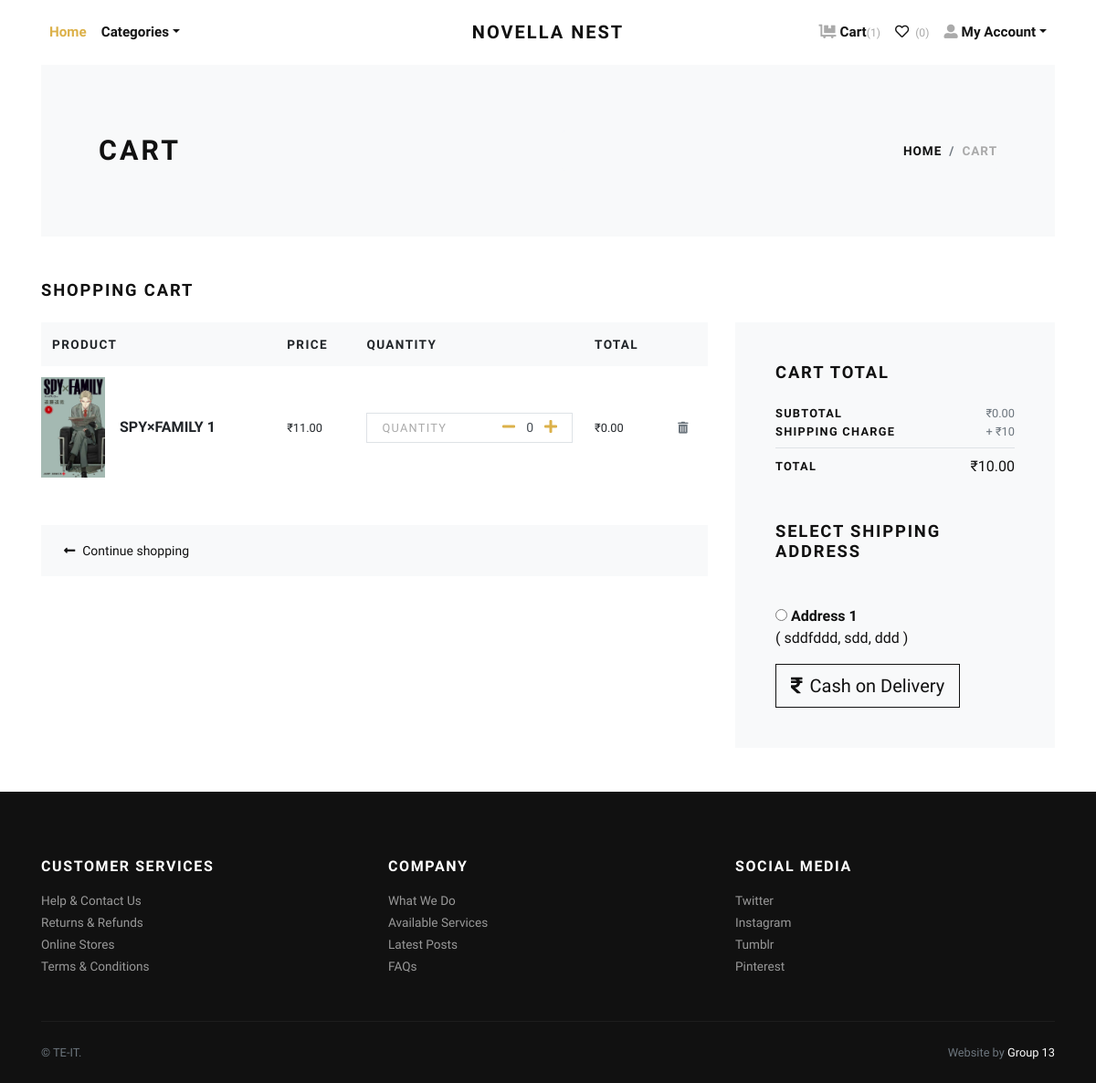
The app's page /cart/ (signed in) with its own data.
### store/models.py (models this page shows, shortened)
class Cart(models.Model):
    user = models.ForeignKey(User, verbose_name="User", on_delete=models.CASCADE)
    product = models.ForeignKey(Product, verbose_name="Product", on_delete=models.CASCADE)
    quantity = models.PositiveIntegerField(default=1, verbose_name="Quantity")
    created_at = models.DateTimeField(auto_now_add=True, verbose_name="Created Date")
    updated_at = models.DateTimeField(auto_now=True, verbose_name="Updated Date")
    @property
    def total_price(self):
        return self.quantity * self.product.price

class Product(models.Model):
    title = models.CharField(max_length=150, verbose_name="Product Title")
    slug = models.SlugField(max_length=160, verbose_name="Product Slug")
    sku = models.CharField(max_length=255, unique=True, verbose_name="Unique Product ID (SKU)")
    short_description = models.TextField(verbose_name="Short Description")
    detail_description = models.TextField(blank=True, null=True, verbose_name="Detail Description")
    product_image = models.ImageField(upload_to='product', blank=True, null=True, verbose_name="Product Image")
    price = models.DecimalField(max_digits=8, decimal_places=2)
    category = models.ForeignKey(Category, verbose_name="Product Categoy", on_delete=models.CASCADE)
    is_active = models.BooleanField(verbose_name="Is Active?")
    is_featured = models.BooleanField(verbose_name="Is Featured?")
    created_at = models.DateTimeField(auto_now_add=True, verbose_name="Created Date")
    updated_at = models.DateTimeField(auto_now=True, verbose_name="Updated Date")
    class Meta:
        verbose_name_plural = 'Products'
        ordering = ('-created_at', )

class Address(models.Model):
    user = models.ForeignKey(User, verbose_name="User", on_delete=models.CASCADE)
    locality = models.CharField(max_length=150, verbose_name="Nearest Location")
    city = models.CharField(max_length=150, verbose_name="City")
    state = models.CharField(max_length=150, verbose_name="State")

### store/views.py (the view)
# urls.py: path('cart/', views.cart, name="cart"),
@login_required
def cart(request):
    user = request.user
    cart_products = Cart.objects.filter(user=user)
    amount = decimal.Decimal(0)
    shipping_amount = decimal.Decimal(10)
    cp = [p for p in Cart.objects.all() if p.user==user]
    if cp:
        for p in cp:
            temp_amount = (p.quantity * p.product.price)
            amount += temp_amount
    addresses = Address.objects.filter(user=user)
    context = {
        'cart_products': cart_products,
        'amount': amount,
        'shipping_amount': shipping_amount,
        'total_amount': amount + shipping_amount,
        'addresses': addresses,
    }
    return render(request, 'store/cart.html', context)

### store/context_preprocessors.py (called while the page is built)
def store_menu(request):
    categories = Category.objects.filter(is_active=True)
    context = {
        'categories_menu': categories,
    }
    return context

def cart_menu(request):
    if request.user.is_authenticated:
        cart_items= Cart.objects.filter(user=request.user)
        context = {
            'cart_items': cart_items,
        }
    else:
        context = {}
    return context

### templates/store/cart.html (shortened to what this page needs)
{% extends 'base.html' %}
{% load static %}
{% load humanize %}
    {% block content %}
      <div class="container">
        <section class="py-5 bg-light">
          <div class="container">
            <div class="row px-4 px-lg-5 py-lg-4 align-items-center">
              <div class="col-lg-6">
                <h1 class="h2 text-uppercase mb-0">Cart</h1>
              </div>
              <div class="col-lg-6 text-lg-right">
                <nav aria-label="breadcrumb">
                  <ol class="breadcrumb justify-content-lg-end mb-0 px-0">
                    <li class="breadcrumb-item"><a href="index.html">Home</a></li>
                    <li class="breadcrumb-item active" aria-current="page">Cart</li>
                  </ol>
                </nav>
              </div>
            </div>
          </div>
        </section>
        {% if cart_products %}
        <section class="py-5">
          <h2 class="h5 text-uppercase mb-4">Shopping cart</h2>
          <div class="row">
            <div class="col-lg-8 mb-4 mb-lg-0">
              <div class="table-responsive mb-4">
                <table class="table">
                  <thead class="bg-light">
                    <tr>
                      <th class="border-0" scope="col"> <strong class="text-small text-uppercase">Product</strong></th>
                      <th class="border-0" scope="col"> <strong class="text-small text-uppercase">Price</strong></th>
                      <th class="border-0" scope="col"> <strong class="text-small text-uppercase">Quantity</strong></th>
                      <th class="border-0" scope="col"> <strong class="text-small text-uppercase">Total</strong></th>
                      <th class="border-0" scope="col"> </th>
                    </tr>
                  </thead>
                  <tbody>
                    {% for cart_product in cart_products %}
                    <tr>
                      <th class="pl-0 border-0" scope="row">
                        <div class="media align-items-center">
                          {% if cart_product.product.product_image %}
                            <a class="reset-anchor d-block animsition-link" href="{% url 'store:product-detail' cart_product.product.slug %}"><img src="{{cart_product.product.product_image.url}}" alt="{{cart_product.product.title}}" width="70"/></a>
                          {% else %}
                            <a class="reset-anchor d-block animsition-link" href="{% url 'store:product-detail' cart_product.product.slug %}"><img src="{% static 'img/product-detail-3.jpg' %}" alt="{{cart_product.product.title}}" width="70"/></a>
                          {% endif %}
                          <div class="media-body ml-3"><strong class="h6"><a class="reset-anchor animsition-link" href="{% url 'store:product-detail' cart_product.product.slug %}">{{cart_product.product.title}}</a></strong></div>
                        </div>
                      </th>
                      <td class="align-middle border-0">
                        <p class="mb-0 small">₹{{cart_product.product.price}}</p>
                      </td>
                      <td class="align-middle border-0">
                        <div class="border d-flex align-items-center justify-content-between px-3"><span class="small text-uppercase text-gray headings-font-family">Quantity</span>
                          <div class="quantity">
                            <a href="{% url 'store:minus-cart' cart_product.id %}" class="dec-btn p-0 ml-2"><i class="fas fa-minus"></i></a>
                            <input class="form-control form-control-sm border-0 shadow-0 p-0" type="text" value="{{cart_product.quantity}}"/>
                            <a href="{% url 'store:plus-cart' cart_product.id %}" class="inc-btn p-0"><i class="fas fa-plus"></i></a>
                          </div>
                        </div>
                      </td>
                      <td class="align-middle border-0">
                        <p class="mb-0 small">₹{{cart_product.total_price|intcomma}}</p>
                      </td>
                      <td class="align-middle border-0"><a class="reset-anchor" href="{% url 'store:remove-cart' cart_product.id %}"><i class="fas fa-trash-alt small text-muted"></i></a></td>
                    </tr>
                    {% endfor %}
                  </tbody>
                </table>
              </div>
              <div class="bg-light px-4 py-3">
                <div class="row align-items-center text-center">
                  <div class="col-md-6 mb-3 mb-md-0 text-md-left"><a class="btn btn-link p-0 text-dark btn-sm" href="{% url 'store:home' %}"><i class="fas fa-long-arrow-alt-left mr-2"> </i>Continue shopping</a></div>
                </div>
              </div>
            </div>
            <div class="col-lg-4">
              <div class="card border-0 rounded-0 p-lg-4 bg-light">
                <div class="card-body">
                  <h5 class="text-uppercase mb-4">Cart total</h5>
                  <ul class="list-unstyled mb-0">
                    <li class="d-flex align-items-center justify-content-between"><strong class="text-uppercase small font-weight-bold">Subtotal</strong><span class="text-muted small">₹{{amount|intcomma}}</span></li>
                    <li class="d-flex align-items-center justify-content-between"><strong class="text-uppercase small font-weight-bold">Shipping Charge</strong><span class="text-muted small">+ ₹{{shipping_amount}}</span></li>
                    <li class="border-bottom my-2"></li>
                    <li class="d-flex align-items-center justify-content-between mb-4"><strong class="text-uppercase small font-weight-bold">Total</strong><span>₹{{total_amount|intcomma}}</span></li>
                  </ul>
                  <h5 class="text-uppercase my-5">Select Shipping Address</h5>
                  <form action="{% url 'store:checkout' %}" id="myform">
                    {% if addresses %}
                      {% for address in addresses %}
                        <div class="mb-3">
                        <input type="radio" name="address" value="{{address.id}}"> <strong>Address {{forloop.counter}}</strong> <br>
                        ( {{address.locality}}, {{address.city}}, {{address.state}} )
                        </div>
                      {% endfor %}
                    {% endif %}
                    <button type="submit" class="btn btn-dark btn-lg btn-outline-dark" type="submit"> <i class="fas fa-rupee-sign mr-2"></i>Cash on Delivery</button>
                  </form>
                </div>
              </div>
            </div>
          </div>
        </section>
        {% else %}
          <div class="text-center py-5">
            <h3 class="mb-3">Your cart is empty.</h3>
            <a href="{% url 'store:home' %}"><i class="fas fa-long-arrow-alt-left mr-2"> </i>Continue shopping</a>
          </div>
        {% endif %}
      </div>
      {% endblock content %}

### bookshop/static/css/style.default.css (style rules this page uses)
.text-small { font-size: 0.85rem !important; }
.text-gray { color: #aaa !important; }
strong { font-weight: 700; }
.quantity { display: -ms-flexbox; display: flex; -ms-flex-align: center; align-items: center; font-family: inherit; }
.quantity input { width: 2rem; text-align: center; }
.text-uppercase { text-transform: uppercase; letter-spacing: 0.1em; }
.border { border: 1px solid #dee2e6 !important; }
.shadow-0 { box-shadow: none !important; }
.reset-anchor { color: inherit; transition: all 0.3s; }
.headings-font-family { font-family: inherit !important; }
.btn { font-weight: 400; border: 1px solid transparent; font-family: inherit; padding: 0.375rem 1.5rem; font-size: 1rem; line-height: 1.5; border-radius: 0; transition: color 0.15s ease-in-out, background-color 0.15s ease-in-out, border-color 0.15s ease-in-out, box-shadow 0.15s ease-in-out; }
.btn-link { font-weight: 400; color: #dcb14a; }
.btn-dark { color: #fff; background-color: #111111; border-color: #111111; }
.btn-outline-dark { color: #111111; background-color: transparent; background-image: none; border-color: #111111; }
.btn-lg { padding: 0.5rem 1rem; font-size: 1.25rem; line-height: 1.5; border-radius: 0; }
.btn-sm { padding: 0.375rem 0.75rem; font-size: 0.875rem; line-height: 1.5; border-radius: 0; }
body { font-family: "Libre Franklin", sans-serif; font-size: 1rem; font-weight: 400; line-height: 1.5; color: #111111; background-color: #fff; }
a { color: #dcb14a; text-decoration: none; }
h1, h2, h3, h4, h5, h6, .h1, .h2, .h3, .h4, .h5, .h6 { margin-bottom: 0.5rem; font-family: inherit; font-weight: 900; line-height: 1.2; color: inherit; }
h1, .h1 { font-size: 2.2rem; }
h2, .h2 { font-size: 1.9rem; }
h5, .h5 { font-size: 1.15rem; }
h6, .h6 { font-size: 1rem; }
small, .small { font-size: 80%; font-weight: 400; }
.bg-light { background-color: #f8f9fa !important; }
.text-dark { color: #111111 !important; }
.form-control { padding: 0.375rem 0.75rem; font-size: 1rem; line-height: 1.5; color: #495057; background-color: #fff; border: 1px solid #ced4da; border-radius: 0; transition: border-color 0.15s ease-in-out, box-shadow 0.15s ease-in-out; }
.form-control::placeholder { color: #adb5bd; font-size: 0.85rem; font-weight: 400; }
.form-control-sm { padding: 0.25rem 0.5rem; font-size: 0.875rem; line-height: 1.5; border-radius: 0; }
.card { background-color: #fff; border: 1px solid rgba(17, 17, 17, 0.125); border-radius: 0; }
.card-body { padding: 1.25rem; }
.breadcrumb { background: #f8f9fa; }
.breadcrumb-item { font-size: 0.85rem; text-transform: uppercase; letter-spacing: 0.07em; font-weight: 900; color: #111111; }
.breadcrumb-item a { color: inherit; transition: all 0.3s; }
.breadcrumb-item.active { color: #aaa; }

### records on screen
Cart: product.product_image (picture), product "SPY×FAMILY 1", product.price "11.00", quantity "0", total_price "0.00"
Address: locality "sddfddd", city "sdd", state "ddd"

### other values on screen
{{ cart_items.count }} "1"
{{ amount|intcomma }} "0.00"
{{ shipping_amount }} "10"
{{ total_amount|intcomma }} "10.00"
